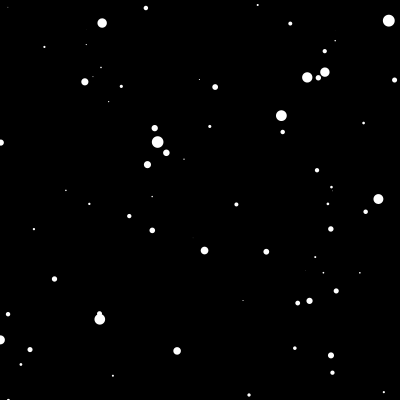
Frame 1 (no input)
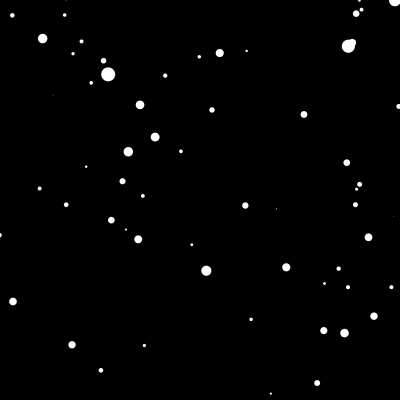
Frame 60 (the mouse pressed at the canvas centre just before this capture)
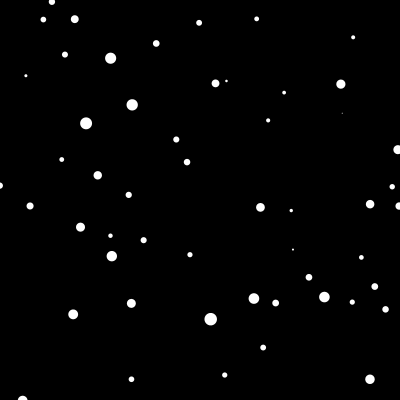
Frame 120 (the mouse held since frame 60 and released just before this capture)

The Processing sketch that drew these frames (run headless with seeded random() and noise(); from frame 60 on, the mouse is pressed at the canvas centre):

// Processing sketch: StarField
// ── StarField.pde
Star[] stars = new Star[800];

float speed;

void setup() {
    size(400, 400);
    for(int i = 0; i < stars.length; i++) {
        stars[i] = new Star();
    }
}

void draw() {
    speed = map (mouseX, 0, width, 0, 50);

    background(0);
    translate(width/2, height/2);
    for(int i = 0; i < stars.length; i++) {
        stars[i].update();//場所の更新に使う
        stars[i].show();//画面上に表示する
    }
}
// ── star.pde
class Star {
    float x;
    float y;
    float z;

    float px;
    float py;

    Star() {
        x = random(-width, width);
        y = random(-height, height);
        z = random(width);
    }

    void update() {
        z = z-1;
        if(z < 1) {
            z = random(width);
            x = random(-width, width);
            y = random(-height, height);
        }
    }

    void show() {
        fill(255);
        noStroke();
        float sx = map(x / z, 0, 1, 0, width);
        float sy = map(y / z, 0, 1, 0, height);
        
        float r = map(z, 0, width, 16, 0);
        ellipse(sx, sy, r, r);
    }
}
